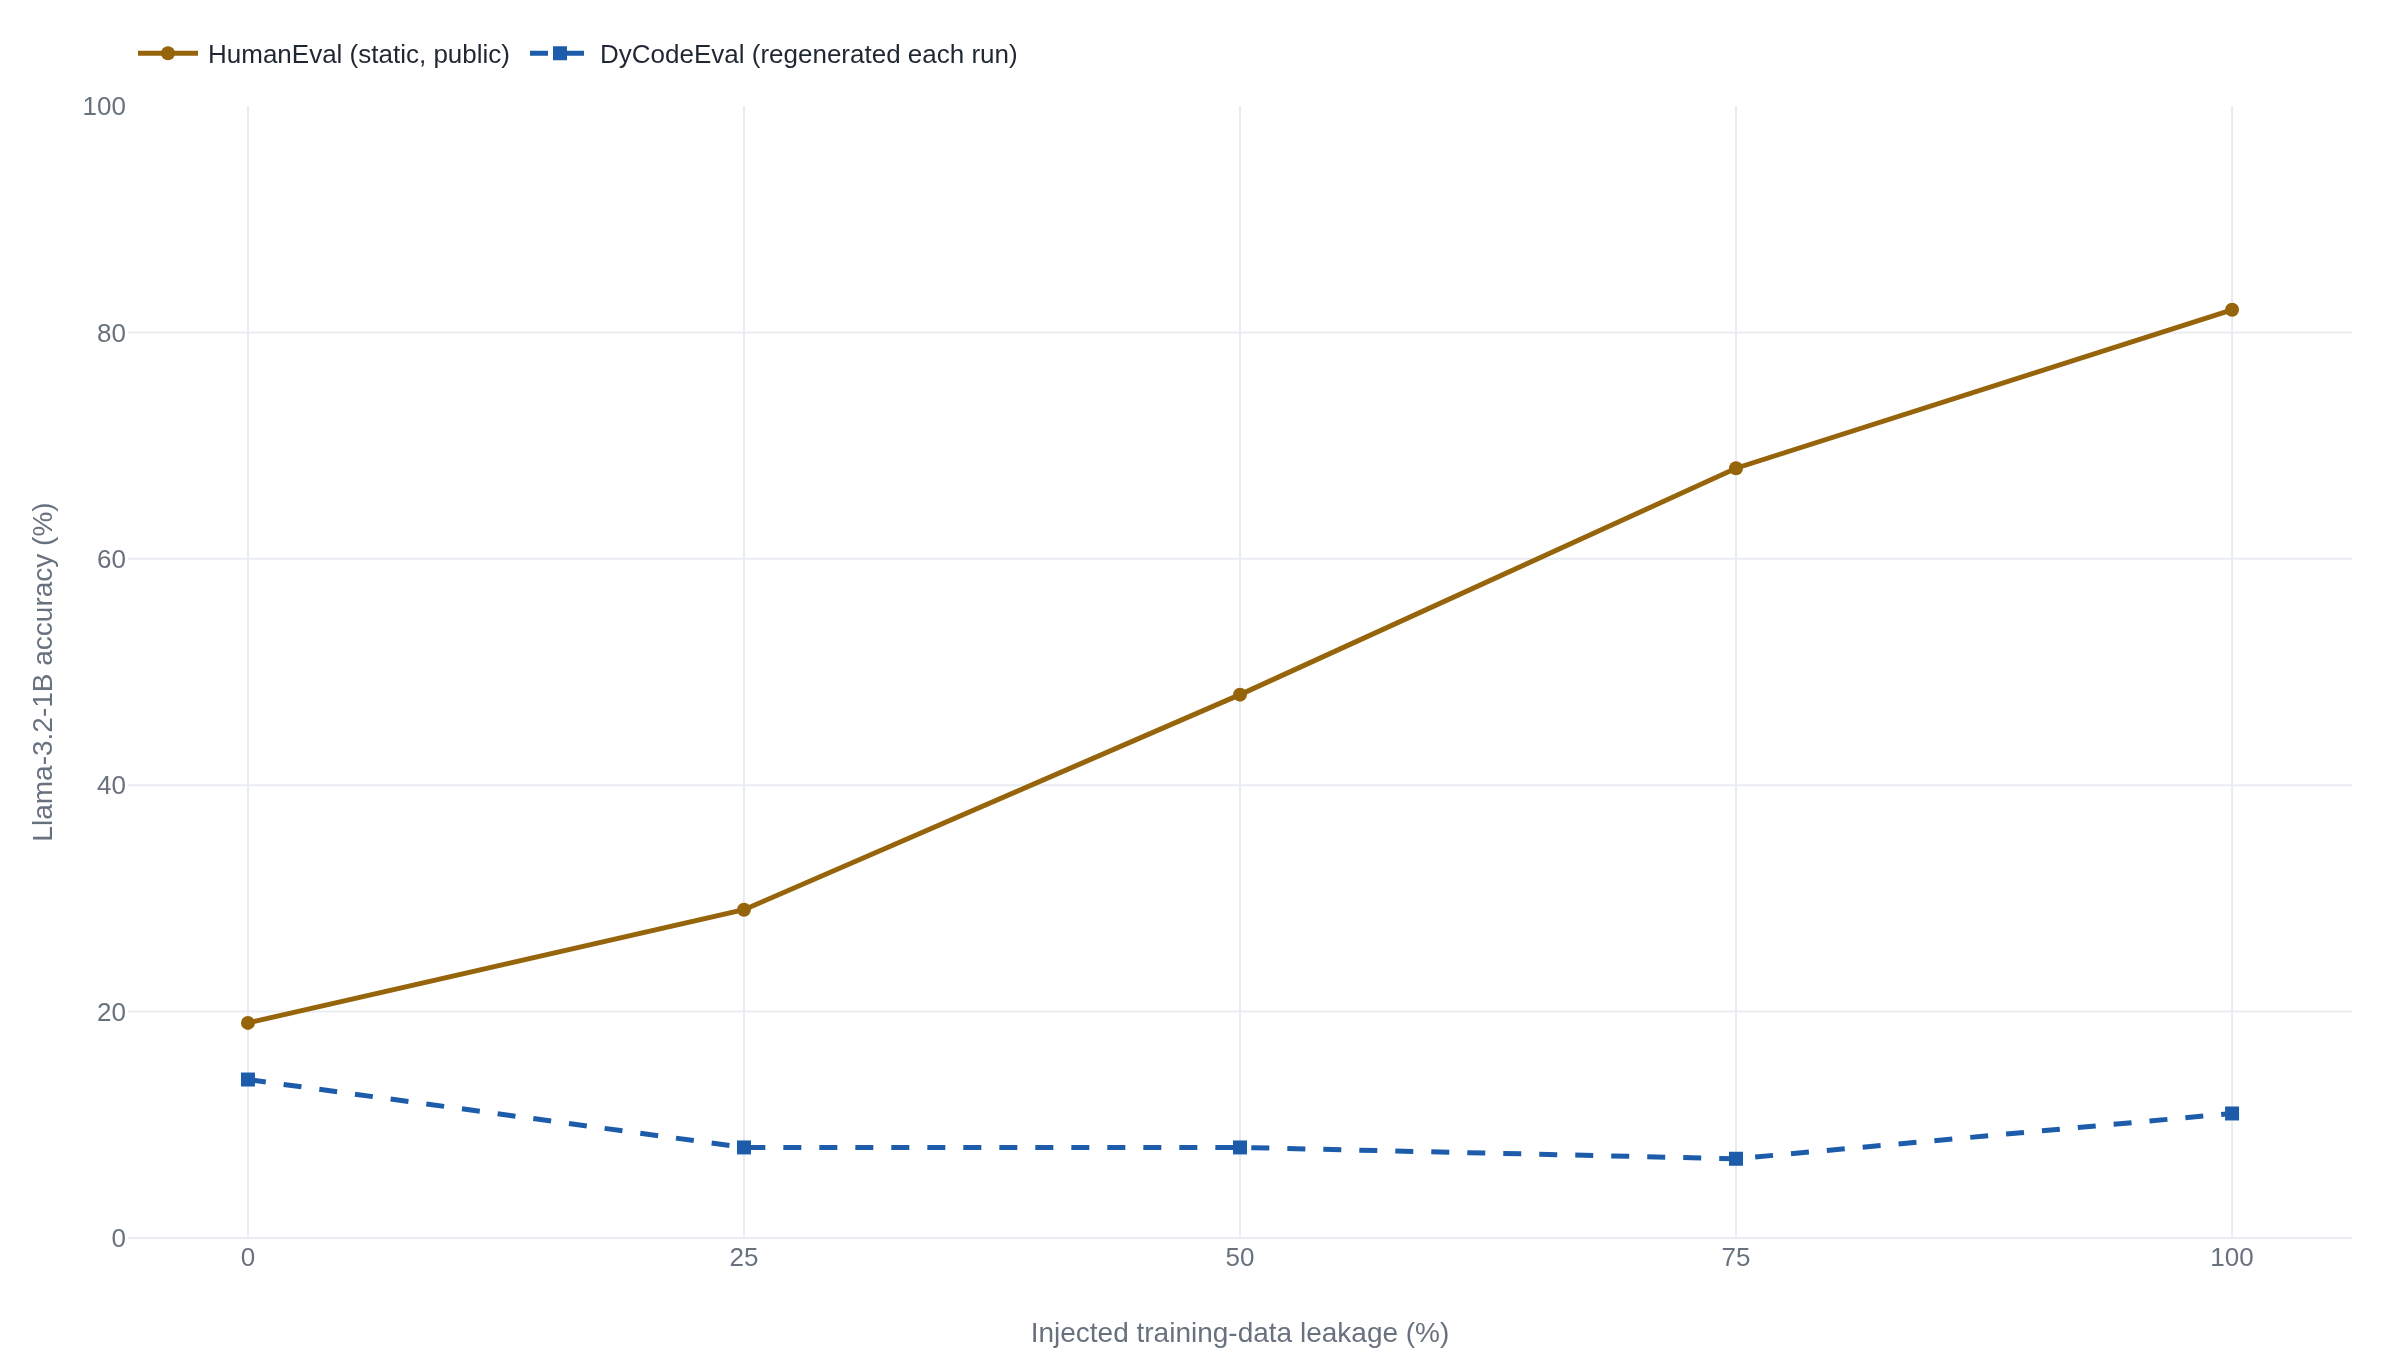

The script that drew this image:
"""Injected training-data leakage vs. accuracy, Llama-3.2-1B, on HumanEval
(memorizable, static) and DyCodeEval (regenerated fresh each run).

Data from Chen et al., "Benchmarking Large Language Models Under Data
Contamination: A Survey from Static to Dynamic Evaluation," arXiv:2502.17521
(2025), Appendix A, Table 3. The authors fine-tuned Llama-3.2-1B with a
controlled, deliberately injected share of each benchmark's own problems
(0/25/50/75/100%) and re-scored the model on both benchmarks.
"""

import plotly.graph_objects as go

leakage = [0, 25, 50, 75, 100]
humaneval = [19, 29, 48, 68, 82]
dycodeeval = [14, 8, 8, 7, 11]

fig = go.Figure()
fig.add_trace(
    go.Scatter(
        name="HumanEval (static, public)",
        x=leakage,
        y=humaneval,
        mode="lines+markers",
    )
)
fig.add_trace(
    go.Scatter(
        name="DyCodeEval (regenerated each run)",
        x=leakage,
        y=dycodeeval,
        mode="lines+markers",
    )
)
fig.update_layout(
    xaxis_title="Injected training-data leakage (%)",
    yaxis_title="Llama-3.2-1B accuracy (%)",
    yaxis=dict(range=[0, 100]),
    xaxis=dict(tickmode="array", tickvals=leakage),
    legend=dict(orientation="h", yanchor="bottom", y=1.02, x=0),
)
